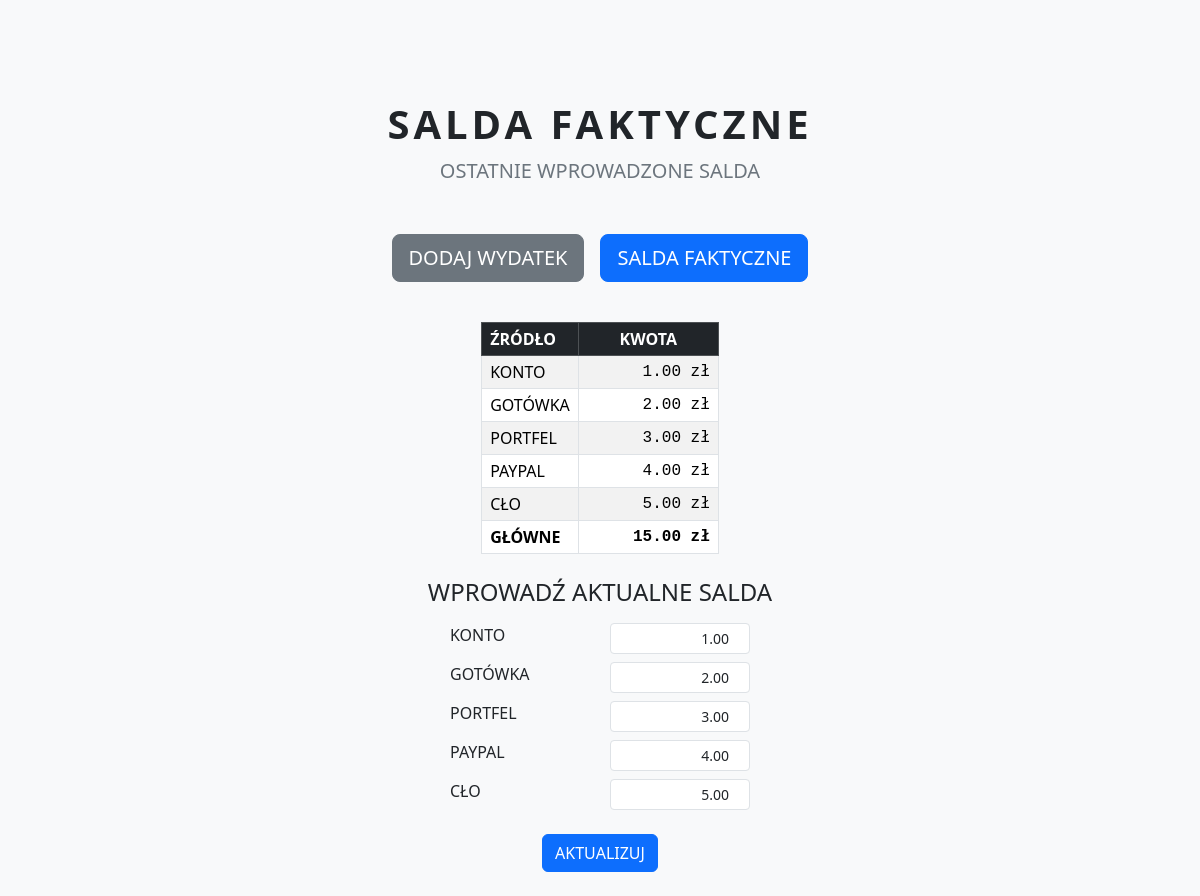
/salda_faktyczne, run on the app's committed database.
### tables this page shows
CREATE TABLE salda (
    ID INTEGER PRIMARY KEY AUTOINCREMENT,
    TYP TEXT NOT NULL UNIQUE,
    KWOTA REAL NOT NULL
);

### app.py (the view)
@app.route("/salda_faktyczne")
def salda_faktyczne():
    connection = get_db_connection()
    cursor = connection.cursor()
    cursor.execute("SELECT TYP, KWOTA FROM salda")
    rows = cursor.fetchall()
    connection.close()
    salda_dict = {row["TYP"]: row["KWOTA"] for row in rows}
    return render_template("salda_faktyczne.html", salda=rows,
                            typy=DOZWOLONE_TYPY, salda_dict=salda_dict,
                            active="salda")

### app.py (called while the page is built)
def get_db_connection():
    connection = sqlite3.connect("wydatki.db")
    connection.row_factory = sqlite3.Row
    return connection

### templates/salda_faktyczne.html (shortened to what this page needs)
<!DOCTYPE html>
<html lang="pl">
<head>
    <link
        href="https://cdn.jsdelivr.net/npm/bootstrap@5.3.3/dist/css/bootstrap.min.css"
        rel="stylesheet"
    >
</head>
<body class="bg-light">
    <div class="container text-center" style="margin-top: 100px;">
        <h1 class="fw-bold text-dark" style="letter-spacing: 4px;">SALDA FAKTYCZNE</h1>
        <p class="lead text-secondary mb-5">OSTATNIE WPROWADZONE SALDA</p>
        {% include "nav.html" %}
    </div>
    <div class="container" style="margin-top: 40px;">
        <table class="table table-striped table-bordered bg-white w-auto mx-auto">
            <thead class="table-dark">
                <tr>
                    <th>ŹRÓDŁO</th>
                    <th style="min-width: 140px;" class="text-center">KWOTA</th>
                </tr>
            </thead>
            <tbody>
                {% for row in salda %}
                <tr>
                    <td class="fw">{{ row["TYP"] }}</td>
                    <td class="font-monospace text-end">{{ "{:,.2f}".format(row["KWOTA"]) }} zł</td>
                </tr>
                {% else %}
                <tr>
                    <td colspan="3" class="text-center text-muted">No data yet.</td>
                </tr>
                {% endfor %}
                <tr class="fw-bold">
                    <td>GŁÓWNE</td>
                    <td class="font-monospace text-end">{{ "{:,.2f}".format(salda|sum(attribute='KWOTA')) }} zł</td>
                </tr>
            </tbody>
        </table>
    </div>
<h4 class="text-center mt-4 mb-3">WPROWADŹ AKTUALNE SALDA</h4>
<form method="POST" action="/salda_faktyczne/aktualizuj">
    {% for typ in typy %}
    <div class="mb-2 d-flex justify-content-between" style="max-width: 300px; margin: 0 auto;">
        <label class="me-2">{{ typ }}</label>
        <input type="number" step="0.01" name="{{ typ }}"
               value="{{ '%.2f'|format(salda_dict.get(typ, 0)) }}"
               class="form-control form-control-sm text-end kwota-input" style="width: 140px; padding-right: 5px;">
    </div>
    {% endfor %}
    <div class="text-center">
        <button type="submit" class="btn btn-primary mt-3 mb-4">AKTUALIZUJ</button>
    </div>
</form>
</body>
</html>

### templates/nav.html
<div class="d-flex justify-content-center gap-3">
    <a href="/" class="btn btn-lg {{ 'btn-primary' if active == 'home' else 'btn-secondary' }}">DODAJ WYDATEK</a>
    <a href="/salda_faktyczne" class="btn btn-lg {{ 'btn-primary' if active == 'salda' else 'btn-secondary' }}">SALDA FAKTYCZNE</a>
</div>

### templates/salda_faktyczne.html (style rules this page uses)
.table td, .table th { padding: 4px 8px; }

### data on the page
salda: TYP "KONTO", KWOTA "1.00", KONTO "1.00"
salda: TYP "GOTÓWKA", KWOTA "2.00", GOTÓWKA "2.00"
salda: TYP "PORTFEL", KWOTA "3.00", PORTFEL "3.00"
salda: TYP "PAYPAL", KWOTA "4.00", PAYPAL "4.00"
salda: TYP "CŁO", KWOTA "5.00", CŁO "5.00"

### other printed values
{{ "{:,.2f}".format(salda|sum(attribute='KWOTA')) }} "15.00"
{{ typ }} "KONTO" "GOTÓWKA" "PORTFEL" "PAYPAL" "CŁO"
